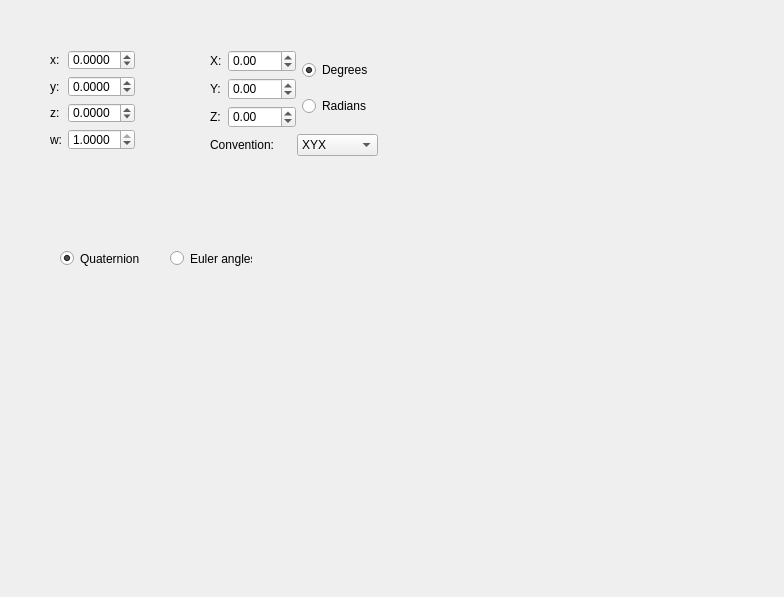
<?xml version="1.0" encoding="UTF-8"?>
<ui version="4.0">
 <class>Form</class>
 <widget class="QWidget" name="Form">
  <property name="geometry">
   <rect>
    <x>0</x>
    <y>0</y>
    <width>784</width>
    <height>597</height>
   </rect>
  </property>
  <property name="windowTitle">
   <string>Form</string>
  </property>
  <widget class="QRadioButton" name="quaternionRepresentationRadioButton">
   <property name="geometry">
    <rect>
     <x>60</x>
     <y>250</y>
     <width>82</width>
     <height>17</height>
    </rect>
   </property>
   <property name="text">
    <string>Quaternion</string>
   </property>
   <property name="checked">
    <bool>true</bool>
   </property>
   <attribute name="buttonGroup">
    <string notr="true">inputTypeButtonGroup</string>
   </attribute>
  </widget>
  <widget class="QRadioButton" name="eulerAnglesRepresentationRadioButton">
   <property name="geometry">
    <rect>
     <x>170</x>
     <y>250</y>
     <width>82</width>
     <height>17</height>
    </rect>
   </property>
   <property name="text">
    <string>Euler angles</string>
   </property>
   <attribute name="buttonGroup">
    <string notr="true">inputTypeButtonGroup</string>
   </attribute>
  </widget>
  <widget class="QWidget" name="">
   <property name="geometry">
    <rect>
     <x>50</x>
     <y>50</y>
     <width>85</width>
     <height>100</height>
    </rect>
   </property>
   <layout class="QFormLayout" name="formLayout">
    <item row="0" column="0">
     <widget class="QLabel" name="quaternionXLabel">
      <property name="text">
       <string>x:</string>
      </property>
      <property name="buddy">
       <cstring>quternionXDoubleSpinBox</cstring>
      </property>
     </widget>
    </item>
    <item row="0" column="1">
     <widget class="QDoubleSpinBox" name="quternionXDoubleSpinBox">
      <property name="decimals">
       <number>4</number>
      </property>
      <property name="minimum">
       <double>-1.000000000000000</double>
      </property>
      <property name="maximum">
       <double>1.000000000000000</double>
      </property>
      <property name="singleStep">
       <double>0.001000000000000</double>
      </property>
     </widget>
    </item>
    <item row="1" column="0">
     <widget class="QLabel" name="quaternionYLabel">
      <property name="text">
       <string>y:</string>
      </property>
      <property name="buddy">
       <cstring>quternionYDoubleSpinBox</cstring>
      </property>
     </widget>
    </item>
    <item row="1" column="1">
     <widget class="QDoubleSpinBox" name="quternionYDoubleSpinBox">
      <property name="decimals">
       <number>4</number>
      </property>
      <property name="minimum">
       <double>-1.000000000000000</double>
      </property>
      <property name="maximum">
       <double>1.000000000000000</double>
      </property>
      <property name="singleStep">
       <double>0.001000000000000</double>
      </property>
     </widget>
    </item>
    <item row="2" column="0">
     <widget class="QLabel" name="quaternionZLabel">
      <property name="text">
       <string>z:</string>
      </property>
      <property name="buddy">
       <cstring>quternionZDoubleSpinBox</cstring>
      </property>
     </widget>
    </item>
    <item row="2" column="1">
     <widget class="QDoubleSpinBox" name="quternionZDoubleSpinBox">
      <property name="decimals">
       <number>4</number>
      </property>
      <property name="minimum">
       <double>-1.000000000000000</double>
      </property>
      <property name="maximum">
       <double>1.000000000000000</double>
      </property>
      <property name="singleStep">
       <double>0.001000000000000</double>
      </property>
     </widget>
    </item>
    <item row="3" column="0">
     <widget class="QLabel" name="quaternionWLabel">
      <property name="text">
       <string>w:</string>
      </property>
      <property name="buddy">
       <cstring>quternionWDoubleSpinBox</cstring>
      </property>
     </widget>
    </item>
    <item row="3" column="1">
     <widget class="QDoubleSpinBox" name="quternionWDoubleSpinBox">
      <property name="decimals">
       <number>4</number>
      </property>
      <property name="minimum">
       <double>-1.000000000000000</double>
      </property>
      <property name="maximum">
       <double>1.000000000000000</double>
      </property>
      <property name="singleStep">
       <double>0.001000000000000</double>
      </property>
      <property name="value">
       <double>1.000000000000000</double>
      </property>
     </widget>
    </item>
   </layout>
  </widget>
  <widget class="QWidget" name="">
   <property name="geometry">
    <rect>
     <x>210</x>
     <y>50</y>
     <width>168</width>
     <height>106</height>
    </rect>
   </property>
   <layout class="QVBoxLayout" name="verticalLayout_2">
    <item>
     <layout class="QHBoxLayout" name="horizontalLayout_2">
      <item>
       <layout class="QFormLayout" name="formLayout_2">
        <item row="0" column="0">
         <widget class="QLabel" name="euler1Label">
          <property name="text">
           <string>X:</string>
          </property>
         </widget>
        </item>
        <item row="0" column="1">
         <widget class="QDoubleSpinBox" name="euler1DoubleSpinBox">
          <property name="decimals">
           <number>2</number>
          </property>
          <property name="minimum">
           <double>-360.000000000000000</double>
          </property>
          <property name="maximum">
           <double>360.000000000000000</double>
          </property>
         </widget>
        </item>
        <item row="1" column="0">
         <widget class="QLabel" name="euler2Label">
          <property name="text">
           <string>Y:</string>
          </property>
         </widget>
        </item>
        <item row="1" column="1">
         <widget class="QDoubleSpinBox" name="euler2DoubleSpinBox">
          <property name="minimum">
           <double>-360.000000000000000</double>
          </property>
          <property name="maximum">
           <double>360.000000000000000</double>
          </property>
         </widget>
        </item>
        <item row="2" column="0">
         <widget class="QLabel" name="euler3Label">
          <property name="text">
           <string>Z:</string>
          </property>
         </widget>
        </item>
        <item row="2" column="1">
         <widget class="QDoubleSpinBox" name="euler3DoubleSpinBox">
          <property name="minimum">
           <double>-360.000000000000000</double>
          </property>
          <property name="maximum">
           <double>360.000000000000000</double>
          </property>
         </widget>
        </item>
       </layout>
      </item>
      <item>
       <layout class="QVBoxLayout" name="verticalLayout">
        <item>
         <widget class="QRadioButton" name="degreesRadioButton">
          <property name="text">
           <string>Degrees</string>
          </property>
          <property name="checked">
           <bool>true</bool>
          </property>
          <attribute name="buttonGroup">
           <string notr="true">angleTypeButtonGroup</string>
          </attribute>
         </widget>
        </item>
        <item>
         <widget class="QRadioButton" name="radiansRadioButton">
          <property name="text">
           <string>Radians</string>
          </property>
          <attribute name="buttonGroup">
           <string notr="true">angleTypeButtonGroup</string>
          </attribute>
         </widget>
        </item>
       </layout>
      </item>
     </layout>
    </item>
    <item>
     <layout class="QHBoxLayout" name="horizontalLayout">
      <item>
       <widget class="QLabel" name="eulerAnglesConventionLabel">
        <property name="text">
         <string>Convention:</string>
        </property>
       </widget>
      </item>
      <item>
       <widget class="QComboBox" name="eulerAnglesConventionComboBox">
        <item>
         <property name="text">
          <string notr="true">XYX</string>
         </property>
        </item>
        <item>
         <property name="text">
          <string notr="true">XYZ</string>
         </property>
        </item>
        <item>
         <property name="text">
          <string notr="true">XZX</string>
         </property>
        </item>
        <item>
         <property name="text">
          <string notr="true">XZY</string>
         </property>
        </item>
        <item>
         <property name="text">
          <string notr="true">YXY</string>
         </property>
        </item>
        <item>
         <property name="text">
          <string notr="true">YXZ</string>
         </property>
        </item>
        <item>
         <property name="text">
          <string notr="true">YZX</string>
         </property>
        </item>
        <item>
         <property name="text">
          <string notr="true">YZY</string>
         </property>
        </item>
        <item>
         <property name="text">
          <string notr="true">ZXY</string>
         </property>
        </item>
        <item>
         <property name="text">
          <string notr="true">ZXZ</string>
         </property>
        </item>
        <item>
         <property name="text">
          <string notr="true">ZYX</string>
         </property>
        </item>
        <item>
         <property name="text">
          <string notr="true">ZYZ</string>
         </property>
        </item>
       </widget>
      </item>
     </layout>
    </item>
   </layout>
  </widget>
 </widget>
 <tabstops>
  <tabstop>quternionXDoubleSpinBox</tabstop>
  <tabstop>quternionYDoubleSpinBox</tabstop>
  <tabstop>quternionZDoubleSpinBox</tabstop>
  <tabstop>quternionWDoubleSpinBox</tabstop>
  <tabstop>quaternionRepresentationRadioButton</tabstop>
  <tabstop>eulerAnglesRepresentationRadioButton</tabstop>
 </tabstops>
 <resources/>
 <connections/>
 <buttongroups>
  <buttongroup name="inputTypeButtonGroup"/>
  <buttongroup name="angleTypeButtonGroup"/>
 </buttongroups>
</ui>
